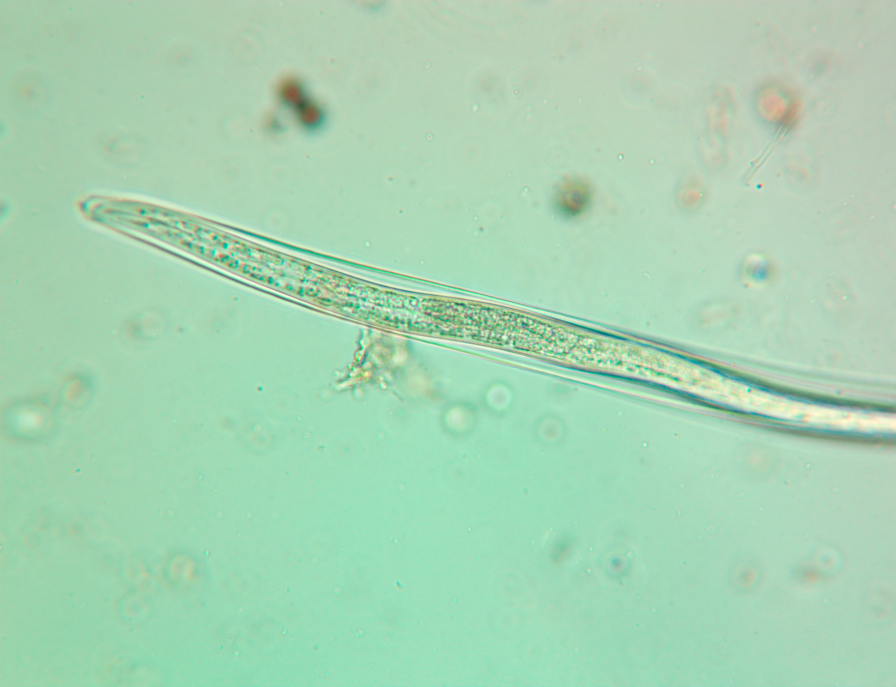
#> input picture fine-art/src/nematode-molting-cameron-radman.jpg, 3584 x 2748 px (shown at 1/4 size)
$ python postcards.py
#> lines starting #> are read from the running program, lines starting #| are printed output that depends on the picture
#> in instant, `card = Image.new("RGBA", (w, h), (246, 245, 240, 255))`:
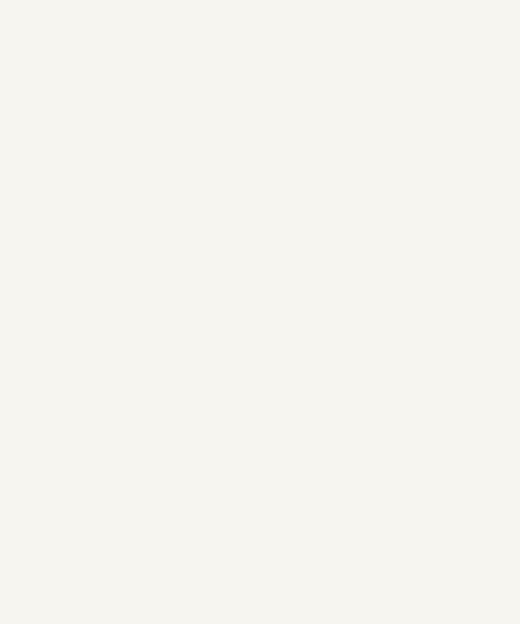
#> card: PIL image 520x624 RGBA; mean R, G, B, A 246, 245, 240, 255
"""Soil Food Web archival postcards, 6 x 4 in + 1/8 in bleed at 300 dpi (1875 x 1275).
  polaroid   three instant-film prints of student micrographs on a pale wall, typewriter captions
  index      a contact strip of six instant prints, organism names typed under each
  swiss      white card on grey paper: micrograph square top right, tiny text columns, big grotesque title
  back       shared back: caption, credit, divider, address lines
Output out/postcards/<name>.png + contact.jpg
"""
import io, os
import numpy as np
import cairosvg
from PIL import Image, ImageOps, ImageFilter, ImageDraw
from scipy import ndimage as ndi

HERE = os.path.dirname(os.path.abspath(__file__))
SRC, OUT = os.path.join(HERE, "src"), os.path.join(HERE, "out", "postcards")
W, H = 1875, 1275
rng = np.random.default_rng(8)
MICRO = {"NEMATODE": ("nematode-molting-cameron-radman", "Cameron Radman"), "TESTATE": ("testate-encysted-robert-kenyon", "Robert Kenyon"),
         "HYPHA": ("fungal-hypha-lee-kirk", "Lee Kirk"), "MITE": ("mite-talbot-armstrong-i3", "Talbot Armstrong"),
         "AMOEBA": ("stellate-amoeba-jimena-fuentes", "Jimena Fuentes"), "SPORE": ("fungal-spore-josia-martens", "Josia Martens")}


def svg(body, w=W, h=H):
    return Image.open(io.BytesIO(cairosvg.svg2png(bytestring=f'<svg xmlns="http://www.w3.org/2000/svg" width="{w}" height="{h}">{body}</svg>'.encode()))).convert("RGBA")


def micro(key, size, tone=None, box=None):
#> called with key = 'NEMATODE', size = (458, 458), tone = 'film'
    im = Image.open(os.path.join(SRC, MICRO[key][0] + ".jpg")).convert("RGB")
#> im is the input picture: PIL image 3584x2748 RGB; mean R, G, B 166.8, 212, 180.1
    if key == "HYPHA": im = im.crop((0, 20, im.width, im.height - 30))
    if box: w, h = im.size; im = im.crop((int(box[0] * w), int(box[1] * h), int(box[2] * w), int(box[3] * h)))
    im = ImageOps.fit(im, size, Image.LANCZOS)
#> im: PIL image 458x458 RGB
    if tone == "bw":
        g = ImageOps.autocontrast(im.convert("L"), cutoff=1); im = Image.merge("RGB", [g, g, g])
    elif tone == "film":                                       # faded instant-film colour: lift blacks, cool cast
        a = np.asarray(im, np.float32); a = a * .82 + 30; a[..., 2] += 10; a[..., 0] -= 4
        im = Image.fromarray(np.clip(a, 0, 255).astype(np.uint8))
    return im


def paper(base, amt=6):
    a = np.ones((H, W, 3), np.float32) * np.array(base, np.float32)
    a += ndi.gaussian_filter(rng.normal(0, 1, (H, W)), 1.2)[:, :, None] * amt
    a += (ndi.gaussian_filter(rng.random((H // 20 + 1, W // 20 + 1)), 3).repeat(20, 0).repeat(20, 1)[:H, :W, None] - .5) * amt * 3
    return Image.fromarray(np.clip(a, 0, 255).astype(np.uint8)).convert("RGBA")


def instant(key, w, label, rot=0, box=None):
    """Instant-film print: square image in a white frame with a deep bottom margin and a typed caption."""
    m = int(w * .06); iw = w - 2 * m; h = int(w * 1.2)
    card = Image.new("RGBA", (w, h), (246, 245, 240, 255))
    card.paste(micro(key, (iw, iw), "film", box), (m, m))
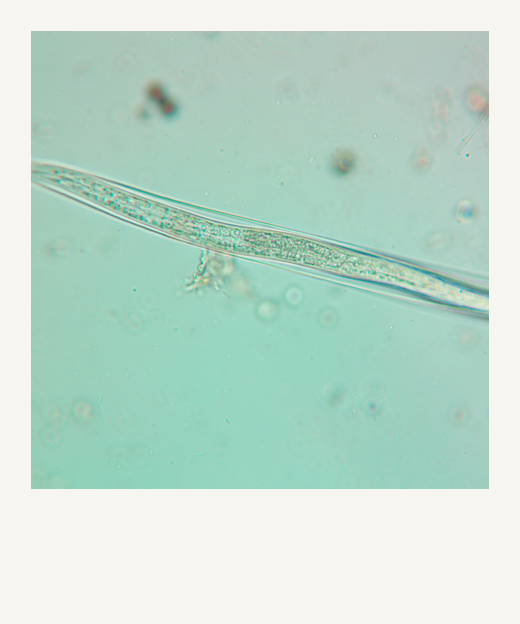
#> card: PIL image 520x624 RGBA; mean R, G, B, A 191.5, 218.9, 206.2, 255
    card.alpha_composite(svg(f'<text x="{w / 2}" y="{iw + m + (h - iw - m) * .62}" font-family="Courier 10 Pitch" font-size="{w * .07:.0f}" letter-spacing="{w * .03:.0f}" text-anchor="middle" fill="#3a3a3a">{label}</text>', w, h))
#> (the call stopped at in svg, `return Image.open(io.BytesIO(cairosvg.svg2png(bytestring=f'<svg xmlns=..`: cairosvg is not available in this run)
    shadow = Image.new("RGBA", (w + 80, h + 80), (0, 0, 0, 0))
#> shadow: PIL image 600x704 RGBA; every value is 0
    ImageDraw.Draw(shadow).rectangle((44, 52, w + 44, h + 52), fill=(40, 50, 60, 90))
    shadow = shadow.filter(ImageFilter.GaussianBlur(14))
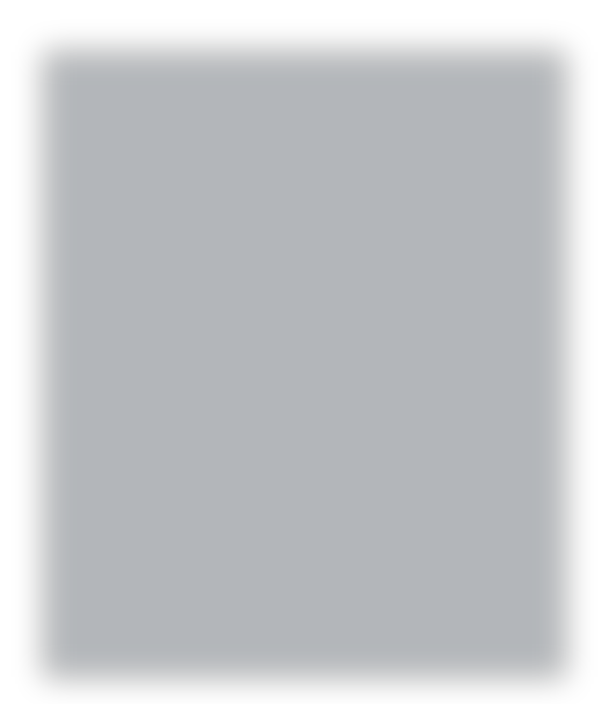
#> shadow: PIL image 600x704 RGBA; mean R, G, B, A 30.8, 38.5, 46.2, 69.4; transparent parts drawn white
    shadow.alpha_composite(card, (40, 40))
    return shadow.rotate(rot, Image.BICUBIC, expand=True)
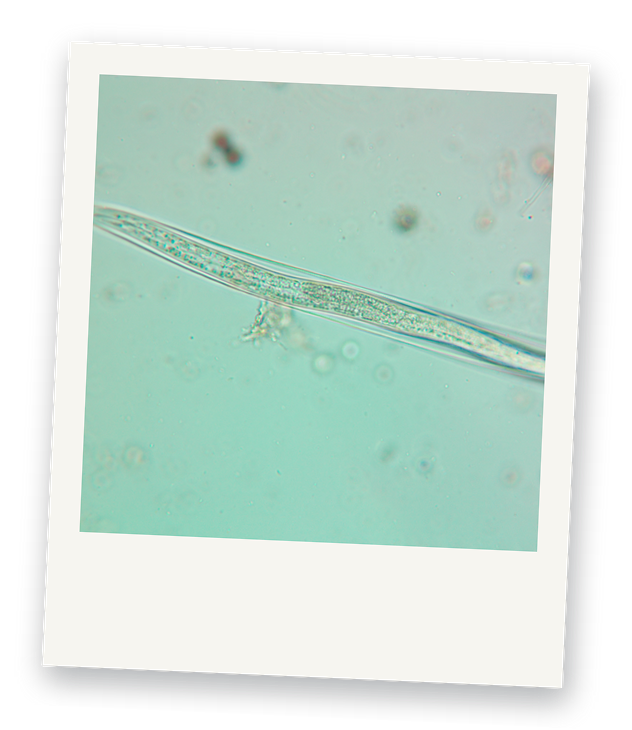
#> returned value: PIL image 632x730 RGBA; mean R, G, B, A 135.7, 155.2, 146.5, 182.3; transparent parts drawn white


def polaroid():
    page = paper((196, 214, 228))
    words = [("NEMATODE", "LOOK", -2.5), ("TESTATE", "CLOSER", 1.5), ("HYPHA", "SOIL", -1)]
    for i, (k, lab, r) in enumerate(words):
        p = instant(k, 520, lab, r)
        page.alpha_composite(p, (110 + i * 570, 170 + (i % 2) * 40))
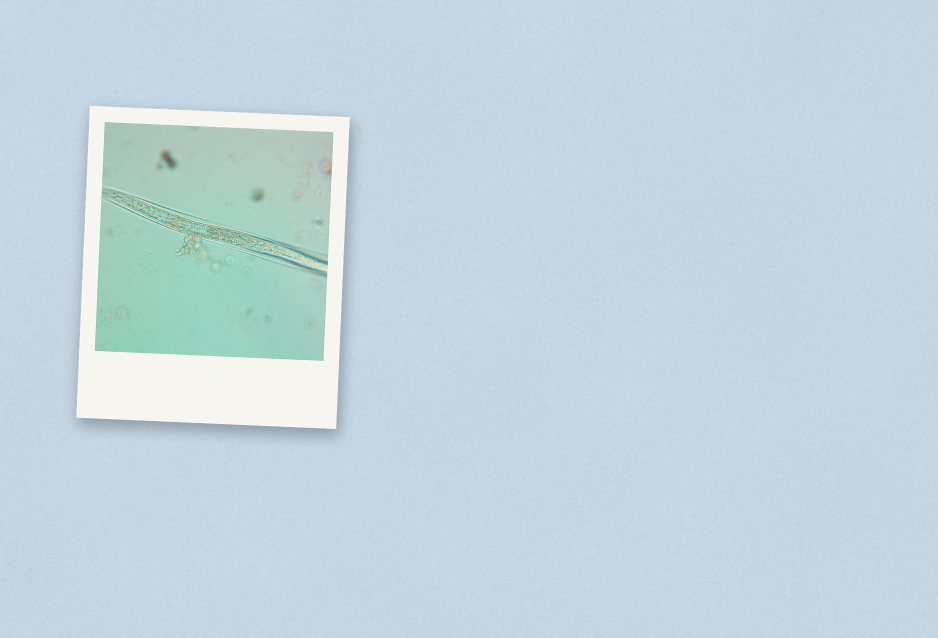
#> page: PIL image 1875x1275 RGBA (shown at 1/2 size); mean R, G, B, A 194.6, 213.9, 224.2, 255
#> pass 2 of the loop in polaroid, `for i, (k, lab, r) in enumerate(words):`:
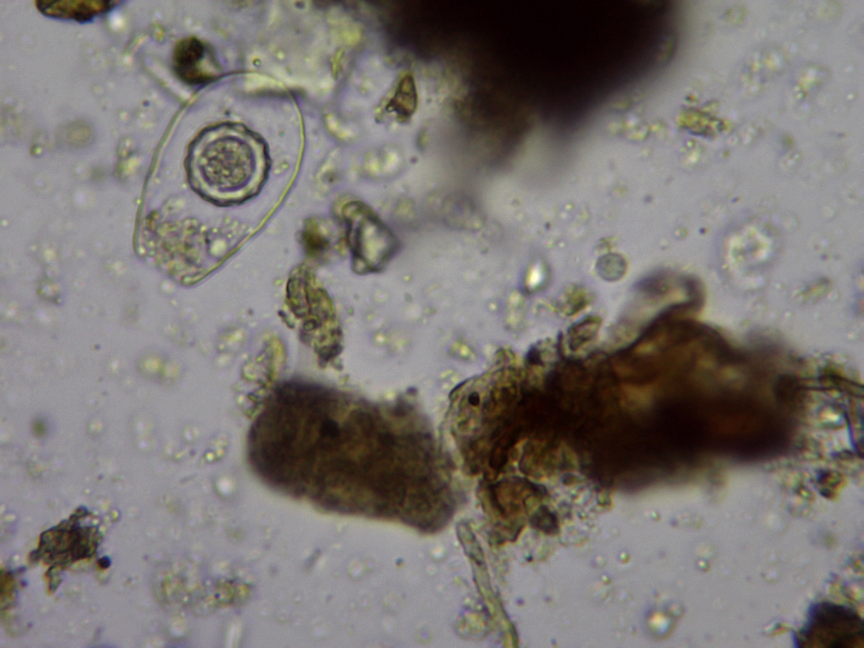
#> input picture fine-art/src/testate-encysted-robert-kenyon.jpg, 2592 x 1944 px (shown at 1/3 size)
#> in micro, im is the input picture: PIL image 2592x1944 RGB; mean R, G, B 123.6, 118.6, 114.8
#> in instant (call 2), `return shadow.rotate(rot, Image.BICUBIC, expand=True)`:
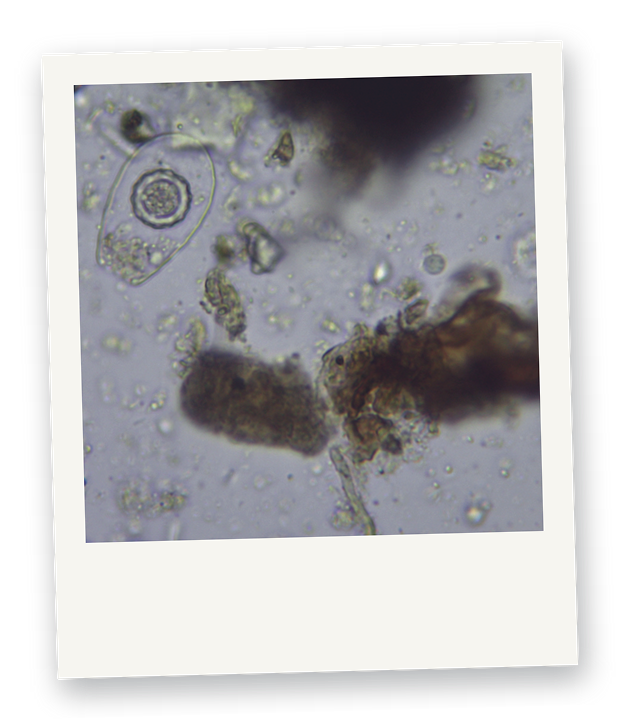
#> returned value: PIL image 620x720 RGBA; mean R, G, B, A 122.3, 122, 123.8, 188.4; transparent parts drawn white
#> in polaroid, `page.alpha_composite(p, (110 + i * 570, 170 + (i % 2) * 40))`:
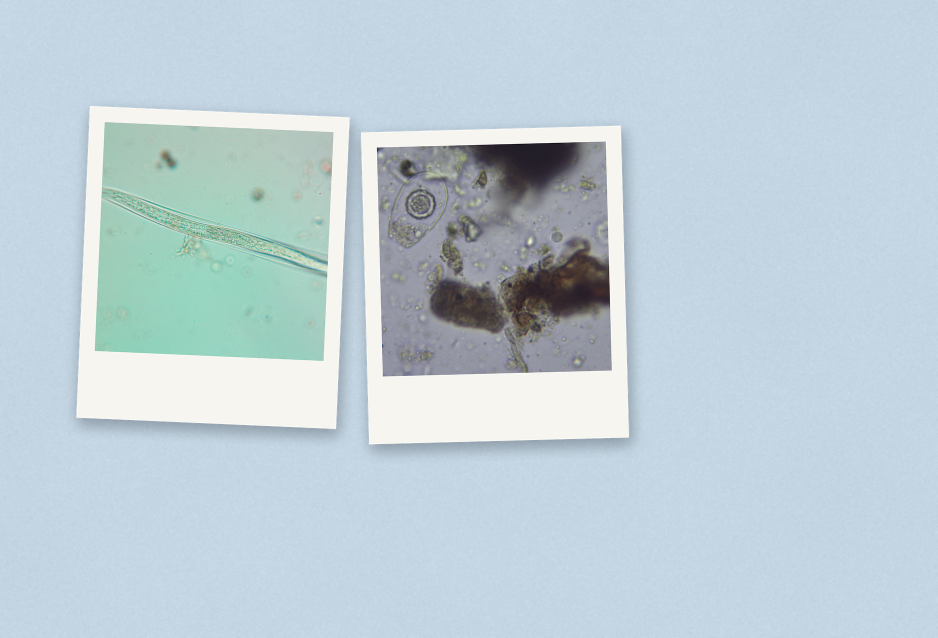
#> page: PIL image 1875x1275 RGBA (shown at 1/2 size); mean R, G, B, A 190.2, 206.9, 215.7, 255
#> pass 3 of the loop in polaroid, `for i, (k, lab, r) in enumerate(words):`:
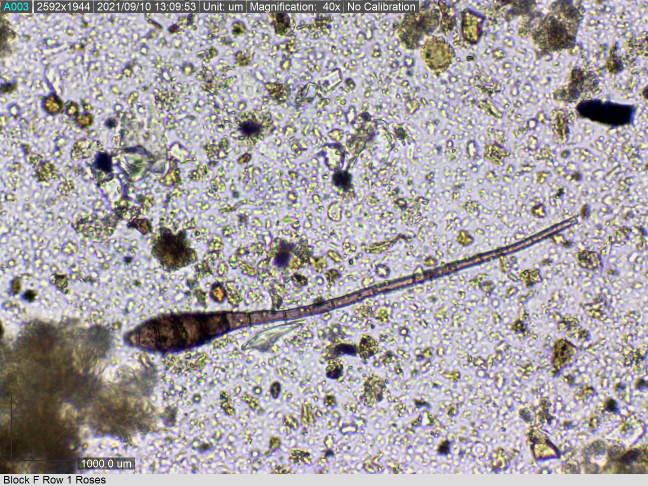
#> input picture fine-art/src/fungal-hypha-lee-kirk.jpg, 1296 x 972 px (shown at 1/2 size)
#> in micro, im is the input picture: PIL image 1296x972 RGB; mean R, G, B 168.6, 163.4, 166.4
#> in instant (call 3), `return shadow.rotate(rot, Image.BICUBIC, expand=True)`:
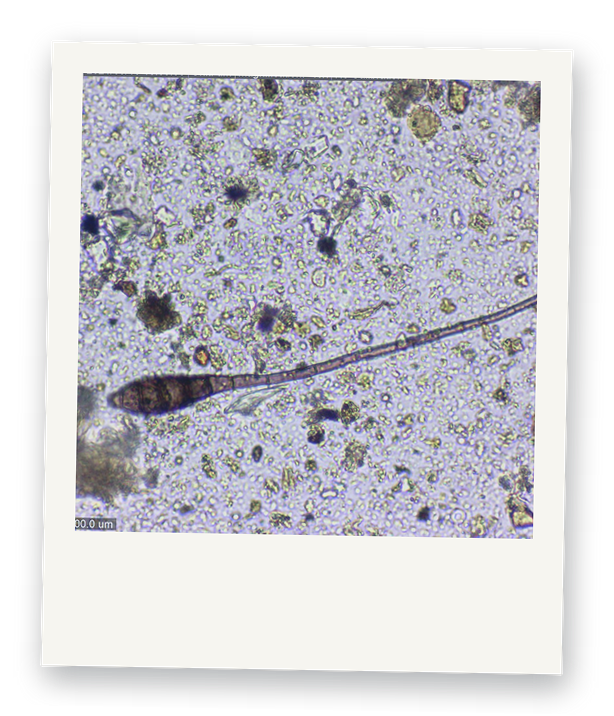
#> returned value: PIL image 614x716 RGBA; mean R, G, B, A 144.6, 144.6, 149.7, 191.3; transparent parts drawn white
#> in polaroid, `page.alpha_composite(p, (110 + i * 570, 170 + (i % 2) * 40))`:
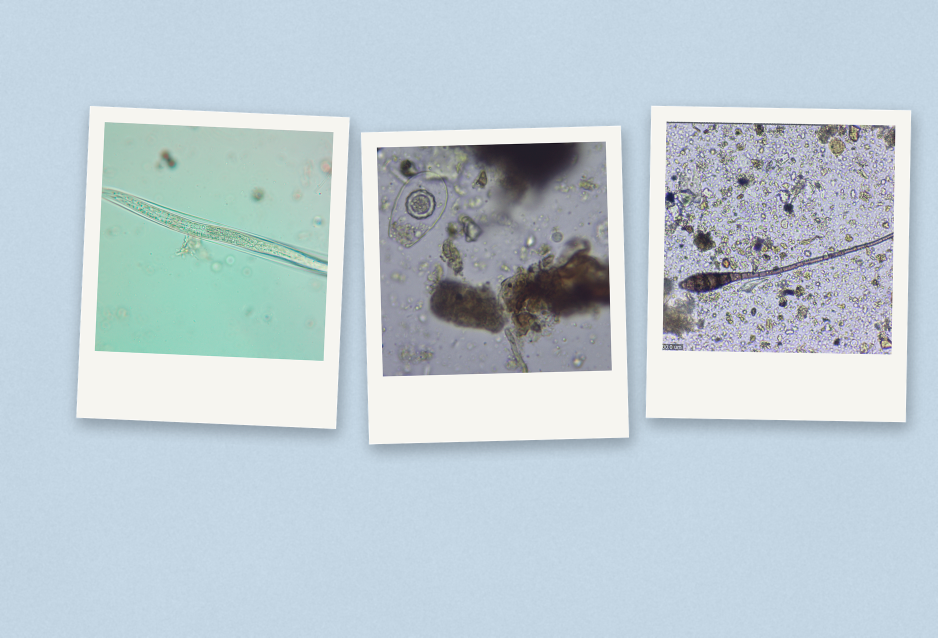
#> page: PIL image 1875x1275 RGBA (shown at 1/2 size); mean R, G, B, A 189.6, 203.8, 211.5, 255
    page.alpha_composite(svg('<text x="1765" y="1190" font-family="Courier 10 Pitch" font-size="30" letter-spacing="8" text-anchor="end" fill="#3a3a3a">SOIL FOOD WEB</text>'))
#> (the call stopped at in svg, `return Image.open(io.BytesIO(cairosvg.svg2png(bytestring=f'<svg xmlns=..`: cairosvg is not available in this run)
    return page


def index():
    page = paper((236, 234, 226))
#> call 2 of paper, with base = (236, 234, 226), amt = 6
#> in paper (call 2), `a = np.ones((H, W, 3), np.float32) * np.array(base, np.float32)`:
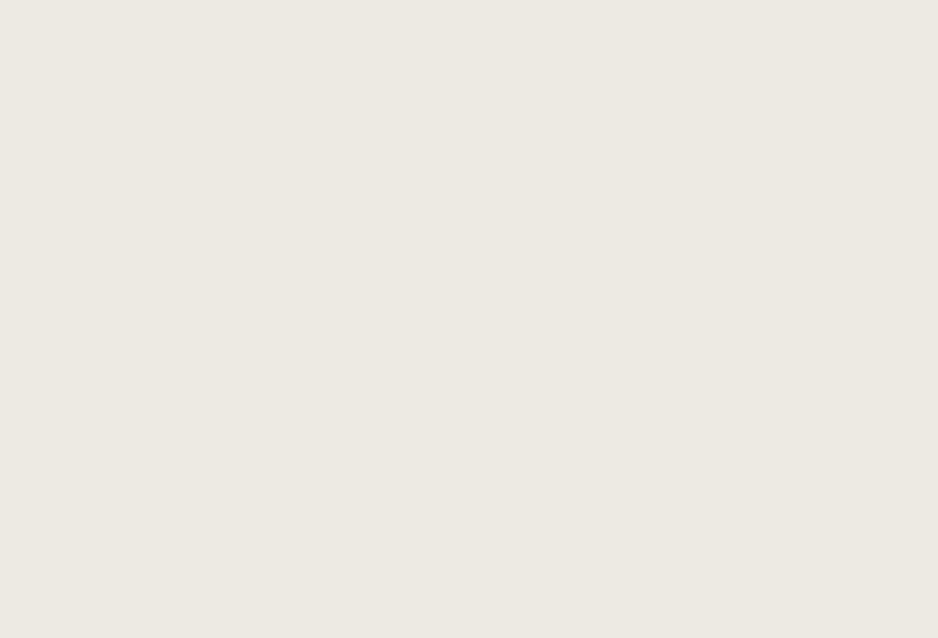
#> a: shape (1275, 1875, 3) float32 (shown at 1/2 size); mean of channels 0, 1, 2 232, 230.5, 224.1; drawn as R, G, B
    keys = list(MICRO)
    for i, k in enumerate(keys):
        r, c = divmod(i, 3)
        page.alpha_composite(instant(k, 420, k, rng.uniform(-1.2, 1.2)), (150 + c * 540, 60 + r * 560))
#> call 4 of micro, with key = 'NEMATODE', size = (370, 370), tone = 'film'
#> in micro (call 4), `a[..., 2] += 10`:
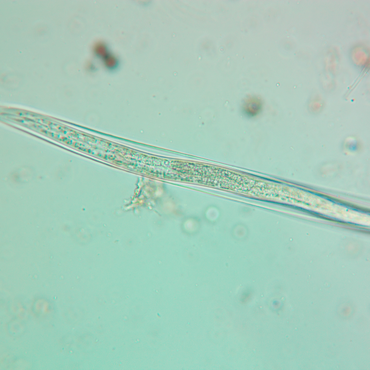
#> a: shape (370, 370, 3) float32; mean R, G, B 166.1, 205.1, 188.3
#> (the call stopped at in svg, `return Image.open(io.BytesIO(cairosvg.svg2png(bytestring=f'<svg xmlns=..`: cairosvg is not available in this run)
#> pass 2 of the loop in index, `for i, k in enumerate(keys):`:
#> pass 3 of the loop in index, `for i, k in enumerate(keys):`:
    return page


def swiss():
    page = paper((214, 212, 204), 5)
    cw, ch = 1150, 1060; cx, cy = (W - cw) // 2 + 60, (H - ch) // 2
    sh = Image.new("RGBA", (W, H), (0, 0, 0, 0)); ImageDraw.Draw(sh).rectangle((cx - 40, cy + 30, cx + cw - 60, cy + ch + 20), fill=(0, 0, 0, 70))
    page.alpha_composite(sh.filter(ImageFilter.GaussianBlur(30)))
    card = paper((233, 232, 228), 3).crop((0, 0, cw, ch))
    card.paste(micro("TESTATE", (470, 470), "bw", (.08, .02, .45, .5)), (cw - 470 - 14, 14))
    t = lambda x, y, s, txt, wgt=500, anchor="start": f'<text x="{x}" y="{y}" font-family="Inter" font-weight="{wgt}" font-size="{s}" text-anchor="{anchor}" fill="#151515">{txt}</text>'
    body = t(18, 34, 15, "SOIL FOOD WEB") + t(18, 52, 15, "SCHOOL") + t(18, 70, 15, "STUDENT MICROGRAPHS")
    body += t(18, 560, 15, "No. 01")
    lines = ["A TESTATE AMOEBA", "IN ITS SHELL,", "FROM A SOIL SAMPLE.", "", "PHOTOGRAPHED BY", "ROBERT KENYON,", "SOIL FOOD WEB", "SCHOOL STUDENT."]
    for i, l in enumerate(lines): body += t(cw - 470 - 14, 540 + i * 19, 15, l)
    body += f'<text x="14" y="{ch - 34}" font-family="Inter Display" font-weight="600" font-size="150" letter-spacing="-7" fill="#151515">Testate</text>'
    body += f'<text x="{cw - 14}" y="{ch - 34}" font-family="Inter Display" font-weight="600" font-size="150" letter-spacing="-6" text-anchor="end" fill="#151515">01</text>'
    card.alpha_composite(svg(body, cw, ch))
    page.alpha_composite(card, (cx, cy))
    return page


def back():
    page = paper((246, 245, 240), 3)
    t = lambda x, y, s, txt, f="Inter", wgt=500, anchor="start", fill="#151515": f'<text x="{x}" y="{y}" font-family="{f}" font-weight="{wgt}" font-size="{s}" text-anchor="{anchor}" fill="{fill}">{txt}</text>'
    body = f'<line x1="{W / 2}" y1="140" x2="{W / 2}" y2="{H - 140}" stroke="#151515" stroke-width="2"/>'
    for i in range(4): body += f'<line x1="{W / 2 + 80}" y1="{560 + i * 120}" x2="{W - 140}" y2="{560 + i * 120}" stroke="#151515" stroke-width="2"/>'
    body += f'<rect x="{W - 300}" y="140" width="160" height="200" fill="none" stroke="#151515" stroke-width="2" stroke-dasharray="8 6"/>'
    body += t(140, 180, 22, "SOIL FOOD WEB SCHOOL", wgt=600) + t(140, 212, 22, "Student micrographs")
    body += t(140, H - 200, 26, "STUDENT MICROGRAPHS", f="Courier 10 Pitch", wgt=400)
    body += t(140, H - 160, 20, "Photographs taken by students through the microscope.", wgt=400)
    body += t(140, H - 132, 20, "school.soilfoodweb.com", wgt=400)
    page.alpha_composite(svg(body))
    return page


def main():
    os.makedirs(OUT, exist_ok=True)
    cards = {"polaroid": polaroid(), "index": index(), "swiss": swiss(), "back": back()}
    for k, im in cards.items(): im.convert("RGB").save(os.path.join(OUT, f"postcard-{k}.png"), dpi=(300, 300))
    tw, th = 750, 510
    sheet = Image.new("RGB", (2 * tw + 30, 2 * th + 30), "#fafaf5")
    for i, im in enumerate(cards.values()): sheet.paste(im.convert("RGB").resize((tw, th), Image.LANCZOS), (10 + (i % 2) * (tw + 10), 10 + (i // 2) * (th + 10)))
    sheet.save(os.path.join(OUT, "contact.jpg"), quality=90)


if __name__ == "__main__":
#> (the run stopped early here; a loop or call above may not have finished)
